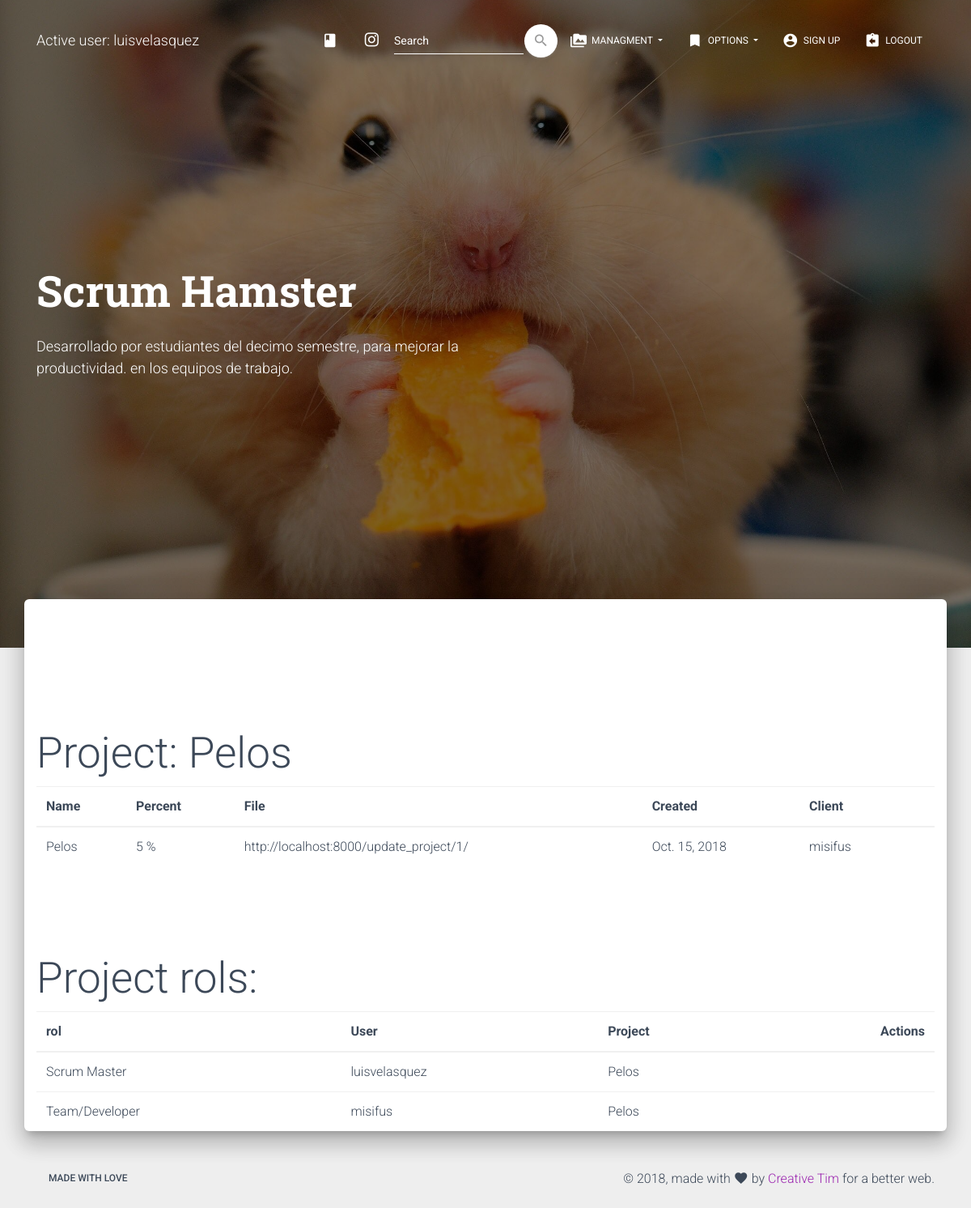
Page /project_rols/1/ (signed in) on the committed database.
### modules/models.py (models this page shows, shortened)
class project(models.Model):
    name = models.CharField(max_length = 75)
    percent = models.PositiveSmallIntegerField()
    created_at = models.DateField(auto_now_add = True)
    file = models.URLField(blank = True)
    client_id = models.ForeignKey(client, on_delete = models.CASCADE)
    def __str__(self):
        return '%s' % (self.name)

class client(models.Model):
    name = models.CharField(max_length = 75)
    telephone = models.CharField(max_length = 25)
    email = models.EmailField()
    address = models.CharField(max_length = 150)
    def __str__(self):
        return '%s' % (self.name)

class rol(models.Model):
    rol_choices = (
		('Scrum Master', 'Scrum Master'),
		('Product Owner', 'Product Owner'),
		('Team/Developer', 'Team/Developer'),
		)
    rol = models.CharField(
		max_length = 15,
		choices = rol_choices,
		default = 'Team/Developer',
		)
    project_id = models.ForeignKey(project, on_delete = models.CASCADE)
    user_id = models.ForeignKey(User, on_delete = models.CASCADE)

### modules/views.py (the view)
# urls.py: path('project_rols/<int:id>/', project_rols, name = 'project_rols'),
@login_required
def project_rols(request, id):
    data_ = project.objects.get(id = id)
    data = rol.objects.filter(project_id = id)
    return render(request, 'project/project_rols.html', {'data_': data_,'data': data})

### modules/templates/project/project_rols.html (shortened to what this page needs)
{% extends 'base.html' %}
{% block content %}
<h1>Project: {{data_.name}} </h1>
<table class="table">
	<thead>
		<tr>
            <th>Name</th>
            <th>Percent</th>
            <th>File</th>
            <th>Created</th>
            <th>Client<th>
		</tr>
	</thead>
<tbody>
	<tr>
    	<td>{{ data_.name }}</td>
		<td>{{ data_.percent }} %</td>
		<td>{{ data_.file }}</td>
		<td>{{ data_.created_at }}</td>
		<td>{{ data_.client_id }}</td>
	</tr>
</tbody>
</table>
<br>
<br>
<br>
<h1>Project rols: </h1>
<table class="table">
	<thead>
		<tr>
			<th>rol</th>
			<th>User</th>
			<th>Project</th>
            <th class="text-right">Actions</th>
		</tr>
	</thead>
{% for i in data %}
	<tr>
		<td>{{ i.rol }}</td>
		<td>{{ i.user_id }}</td>
		<td>{{ i.project_id }}</td>
		<td>
		</td>
	</tr>
{% endfor %}
</table>
{% endblock %}

### modules/templates/base.html (shortened to what this page needs)
<!DOCTYPE html>
<html lang="en">
{% load static %}
<head>
  <link rel="stylesheet" href="https://maxcdn.bootstrapcdn.com/font-awesome/latest/css/font-awesome.min.css">
  <link href="{% static 'css/material-kit.css' %}" rel="stylesheet" />
  <link href="{% static 'demo/demo.css' %}" rel="stylesheet" />
</head>
<body class="landing-page sidebar-collapse">
  <nav class="navbar navbar-transparent navbar-color-on-scroll fixed-top navbar-expand-lg" color-on-scroll="100" id="sectionsNav">
    <div class="container">
      <div class="navbar-translate">
        {% if user.is_active %}
        <a class="navbar-brand" href="{% url 'index' %}">
          Active user: {{ user.username }} </a>
          {% endif %}
      </div>
      <div class="collapse navbar-collapse">
        <ul class="navbar-nav ml-auto">
          <li class="nav-item">
            <a class="nav-link" rel="tooltip" title="" data-placement="bottom" href="https://www.instagram.com/luis17velasquez/?hl=en" target="_blank" data-original-title="opent the CRM">
              <i class="material-icons">class</i>
            </a>
          </li>
          <li class="nav-item">
            <a class="nav-link" rel="tooltip" title="" data-placement="bottom" href="https://www.instagram.com/luis17velasquez/?hl=en" target="_blank" data-original-title="Follow us on Instagram">
              <i class="fa fa-instagram"></i>
            </a>
          </li>
          <li>
          <form class="form-inline ml-auto" method="POST" action ="{% url 'buscar_cliente' %}">{% csrf_token %}
              <div class="form-group has-white">
                <input type="text" class="form-control" placeholder="Search" name="buscalo">
              </div>
              <button type="submit" class="btn btn-white btn-just-icon btn-round">
                  <i class="material-icons">search</i>
              </button>
          </form>
          </li>
          {% if user.is_active %}
          <li class="dropdown nav-item">
            <a href="#" class="dropdown-toggle nav-link" data-toggle="dropdown">
              <i class="material-icons">perm_media</i> Managment
            </a>
          </li>
          <li class="dropdown nav-item">
            <a href="#" class="dropdown-toggle nav-link" data-toggle="dropdown">
              <i class="material-icons">bookmark</i> Options
            </a>
          </li>
          {% endif %}
           {% if user.is_active %}
           <li class="nav-item">
            <a class="nav-link" href="{% url 'signup' %}" onclick="scrollToDownload()">
              <i class="material-icons">account_circle</i> Sign up
            </a>
          </li>
          <li class="nav-item">
            <a class="nav-link" href="{% url 'logout' %}" onclick="scrollToDownload()">
              <i class="material-icons">assignment_return</i> Logout
            </a>
          </li>
          {% endif %}
        </ul>
      </div>
    </div>
  </nav>
  <div class="page-header header-filter" data-parallax="true" style="background-image: url('{% static 'img/profile_city.jpg' %}')">
    <div class="container">
      <div class="row">
        <div class="col-md-6">
          <h1 class="title">Scrum Hamster</h1>
          <h4>Desarrollado por estudiantes del decimo semestre, para mejorar la productividad. en los equipos de trabajo.</h4>
          <br>
        </div>
      </div>
    </div>
  </div>
  <div class="main main-raised">
    <div class="container">
      <div class="section text-center">
      </div>
      {% block content %}
      {% endblock %}
    </div>
  </div>
  <footer class="footer footer-default">
    <div class="container">
      <nav class="float-left">
        <ul>
          <li>
            <a href="#">
              made with love
            </a>
          </li>
        </ul>
      </nav>
      <div class="copyright float-right">
        &copy;
        , made with <i class="material-icons">favorite</i> by
        <a href="https://www.creative-tim.com" target="_blank">Creative Tim</a> for a better web.
      </div>
    </div>
  </footer>
</body>
</html>

### modules/static/demo/demo.css (style rules this page uses)
.title { margin-top: 30px; min-height: 32px; }

### rows in the picture
project: name "Pelos", percent "5", file "http://localhost:8000/update_project/1/", created_at "Oct. 15, 2018", client_id "misifus"
rol: rol "Scrum Master", user_id "luisvelasquez", project_id "Pelos"
rol: rol "Team/Developer", user_id "misifus", project_id "Pelos"

### other values in the picture
{{ user.username }} "luisvelasquez"
